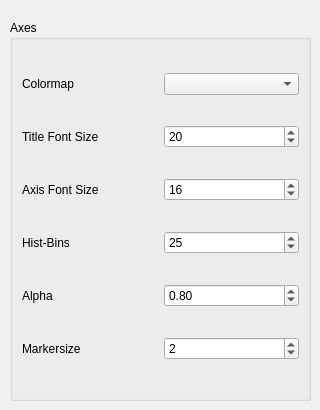
      <widget class="QWidget" name="tab_21">
       <attribute name="title">
        <string>PLOTTING OPTIONS</string>
       </attribute>
       <widget class="QGroupBox" name="groupBox_8">
        <property name="geometry">
         <rect>
          <x>10</x>
          <y>20</y>
          <width>301</width>
          <height>381</height>
         </rect>
        </property>
        <property name="title">
         <string>Axes</string>
        </property>
        <layout class="QGridLayout" name="gridLayout_20">
         <item row="4" column="0">
          <widget class="QLabel" name="label_28">
           <property name="text">
            <string>Alpha</string>
           </property>
          </widget>
         </item>
         <item row="3" column="0">
          <widget class="QLabel" name="label_25">
           <property name="text">
            <string>Hist-Bins</string>
           </property>
          </widget>
         </item>
         <item row="0" column="0">
          <widget class="QLabel" name="label_24">
           <property name="text">
            <string>Colormap</string>
           </property>
          </widget>
         </item>
         <item row="0" column="1">
          <widget class="QComboBox" name="PO_colmaps"/>
         </item>
         <item row="1" column="0">
          <widget class="QLabel" name="label_27">
           <property name="text">
            <string>Title Font Size</string>
           </property>
          </widget>
         </item>
         <item row="2" column="0">
          <widget class="QLabel" name="label_22">
           <property name="text">
            <string>Axis Font Size</string>
           </property>
          </widget>
         </item>
         <item row="1" column="1">
          <widget class="QSpinBox" name="PO_titlefontsize">
           <property name="minimum">
            <number>6</number>
           </property>
           <property name="maximum">
            <number>30</number>
           </property>
           <property name="value">
            <number>20</number>
           </property>
          </widget>
         </item>
         <item row="2" column="1">
          <widget class="QSpinBox" name="PO_axisfontsize">
           <property name="minimum">
            <number>6</number>
           </property>
           <property name="maximum">
            <number>30</number>
           </property>
           <property name="value">
            <number>16</number>
           </property>
          </widget>
         </item>
         <item row="4" column="1">
          <widget class="QDoubleSpinBox" name="PO_alpha">
           <property name="minimum">
            <double>0.050000000000000</double>
           </property>
           <property name="maximum">
            <double>1.000000000000000</double>
           </property>
           <property name="singleStep">
            <double>0.100000000000000</double>
           </property>
           <property name="value">
            <double>0.800000000000000</double>
           </property>
          </widget>
         </item>
         <item row="3" column="1">
          <widget class="QSpinBox" name="PO_histbins">
           <property name="minimum">
            <number>5</number>
           </property>
           <property name="maximum">
            <number>1000</number>
           </property>
           <property name="value">
            <number>25</number>
           </property>
          </widget>
         </item>
         <item row="5" column="0">
          <widget class="QLabel" name="label_29">
           <property name="text">
            <string>Markersize</string>
           </property>
          </widget>
         </item>
         <item row="5" column="1">
          <widget class="QSpinBox" name="PO_mksize">
           <property name="minimum">
            <number>1</number>
           </property>
           <property name="maximum">
            <number>100</number>
           </property>
           <property name="value">
            <number>2</number>
           </property>
          </widget>
         </item>
        </layout>
       </widget>
      </widget>
